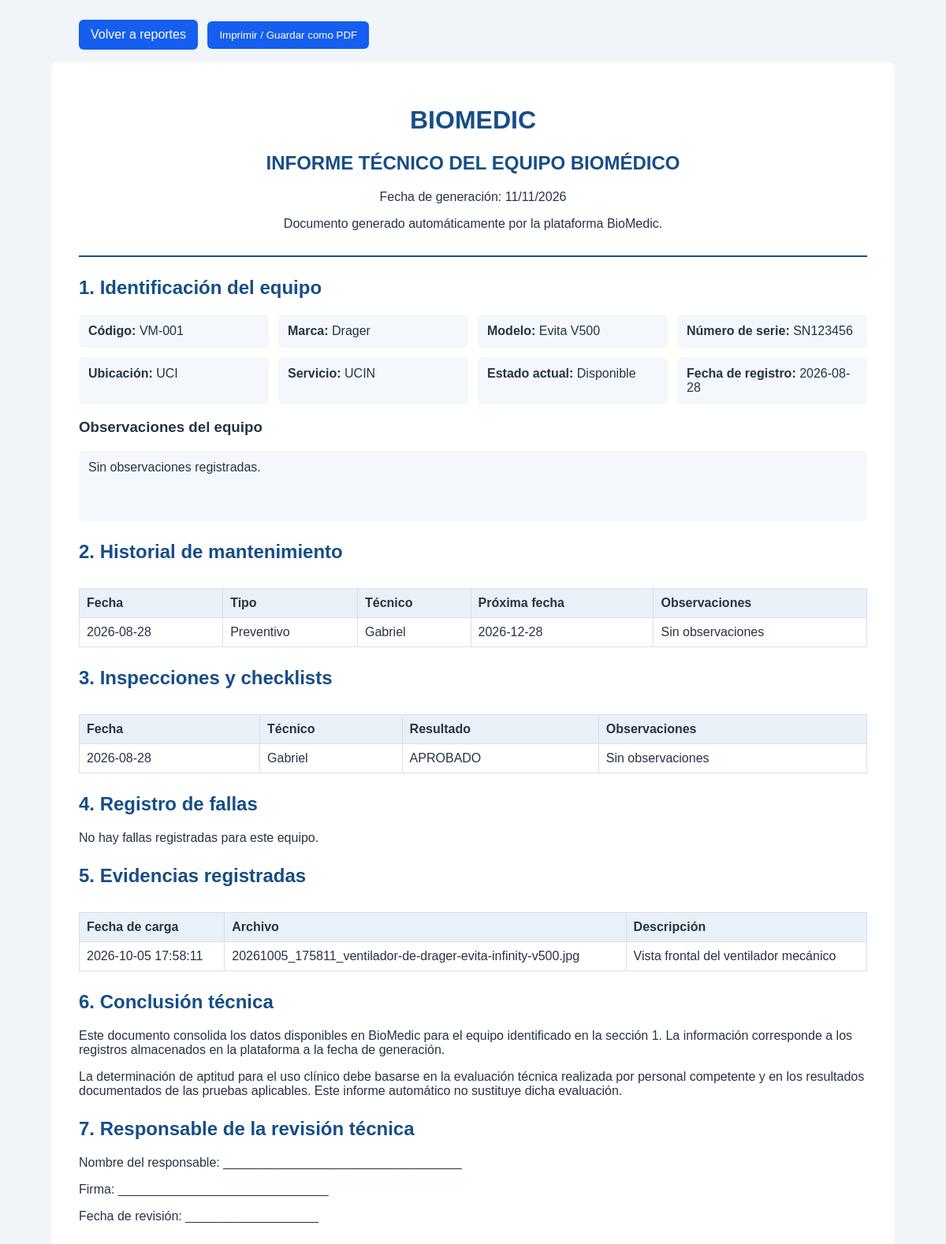
/informe-tecnico/1, run on an earlier commit of the app's database.
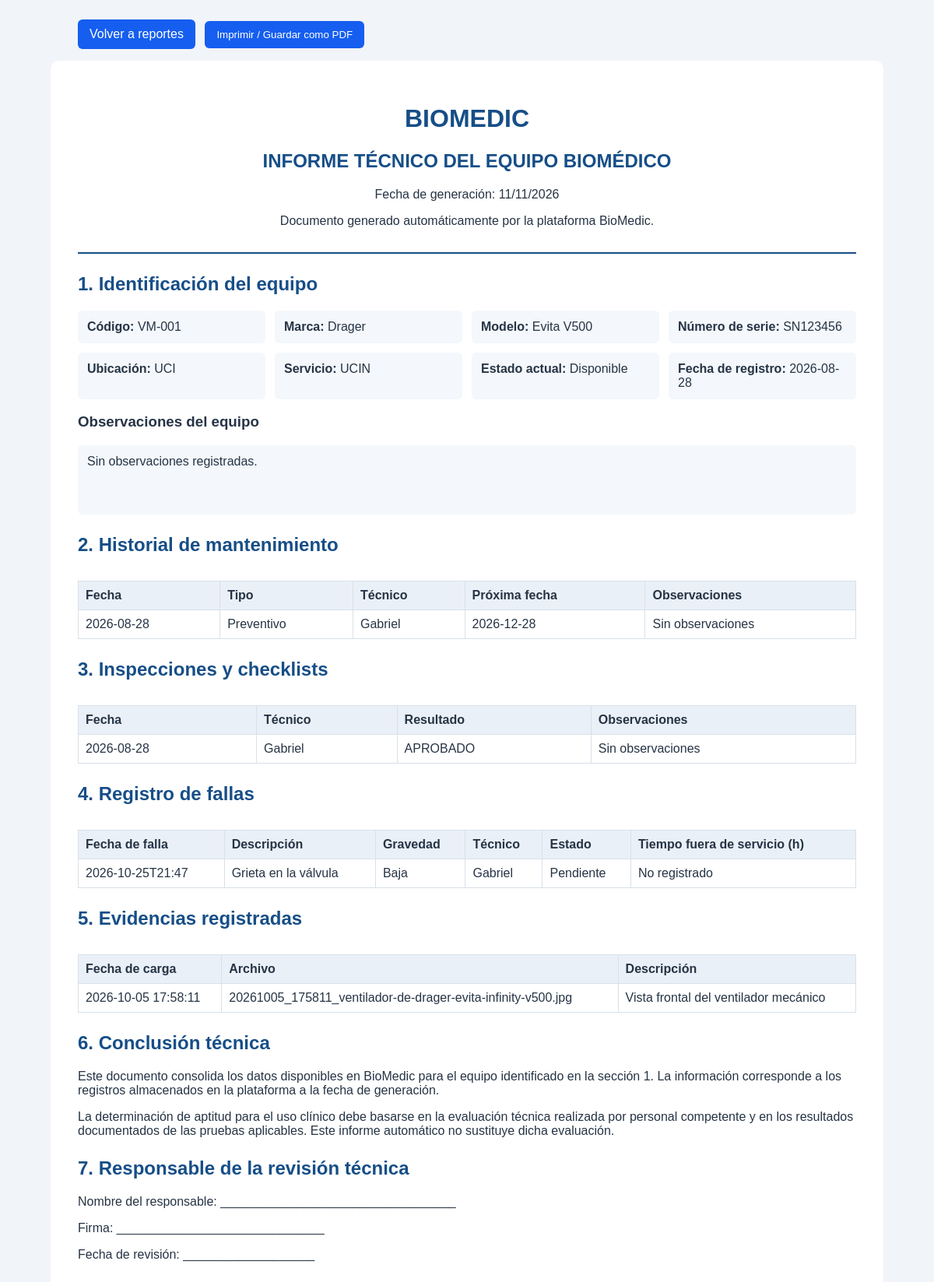
And on a later commit of the database.
### tables this page shows
CREATE TABLE mantenimientos (
            id INTEGER PRIMARY KEY AUTOINCREMENT,
            equipo_id INTEGER NOT NULL,
            tipo TEXT NOT NULL,
            fecha TEXT NOT NULL,
            proxima_fecha TEXT NOT NULL,
            tecnico TEXT NOT NULL,
            observaciones TEXT,
            FOREIGN KEY (equipo_id)
                REFERENCES equipos(id)
        );

CREATE TABLE checklists (
            id INTEGER PRIMARY KEY AUTOINCREMENT,
            equipo_id INTEGER NOT NULL,
            fecha TEXT NOT NULL,
            tecnico TEXT NOT NULL,

            inspeccion_visual TEXT NOT NULL,
            estado_fisico TEXT NOT NULL,
            cable_alimentacion TEXT NOT NULL,
            pantalla TEXT NOT NULL,
            alarmas TEXT NOT NULL,
            encendido TEXT NOT NULL,
            bateria TEXT NOT NULL,
            circuito_respiratorio TEXT NOT NULL,
            filtros TEXT NOT NULL,
            sensores TEXT NOT NULL,
            prueba_funcionamiento TEXT NOT NULL,
            limpieza TEXT NOT NULL,

            observaciones TEXT,
            resultado TEXT NOT NULL,

            FOREIGN KEY (equipo_id)
                REFERENCES equipos(id)
        );

CREATE TABLE evidencias (
            id INTEGER PRIMARY KEY AUTOINCREMENT,
            equipo_id INTEGER NOT NULL,
            archivo TEXT NOT NULL,
            descripcion TEXT,
            fecha_subida TEXT NOT NULL,
            FOREIGN KEY (equipo_id)
                REFERENCES equipos(id)
        );

CREATE TABLE fallas (
            id INTEGER PRIMARY KEY AUTOINCREMENT,
            equipo_id INTEGER NOT NULL,
            fecha_falla TEXT NOT NULL,
            descripcion TEXT NOT NULL,
            causa TEXT,
            gravedad TEXT NOT NULL,
            acciones_realizadas TEXT,
            fecha_reparacion TEXT,
            fecha_retorno_servicio TEXT,
            tiempo_fuera_servicio REAL,
            tecnico TEXT NOT NULL,
            estado TEXT NOT NULL DEFAULT 'Pendiente',
            observaciones TEXT,
            FOREIGN KEY (equipo_id)
                REFERENCES equipos(id)
        );

### app.py (the view, shortened to what this page needs)
@app.route("/informe-tecnico/<int:equipo_id>")
def informe_tecnico(equipo_id):
    conexion = conectar_bd()
    try:
        equipo = conexion.execute("""
            SELECT *
            FROM equipos
            WHERE id = ?
        """, (equipo_id,)).fetchone()
        if equipo is None:
            flash("El equipo solicitado no existe.", "error")
            return redirect(url_for("reportes"))
        mantenimientos = conexion.execute("""
            SELECT *
            FROM mantenimientos
            WHERE equipo_id = ?
            ORDER BY fecha DESC, id DESC
        """, (equipo_id,)).fetchall()
        checklists = conexion.execute("""
            SELECT *
            FROM checklists
            WHERE equipo_id = ?
            ORDER BY fecha DESC, id DESC
        """, (equipo_id,)).fetchall()
        fallas = conexion.execute("""
            SELECT *
            FROM fallas
            WHERE equipo_id = ?
            ORDER BY fecha_falla DESC, id DESC
        """, (equipo_id,)).fetchall()
        evidencias = conexion.execute("""
            SELECT *
            FROM evidencias
            WHERE equipo_id = ?
            ORDER BY fecha_subida DESC, id DESC
        """, (equipo_id,)).fetchall()
    finally:
        conexion.close()
    return render_template(
        "informe_tecnico.html",
        equipo=equipo,
        mantenimientos=mantenimientos,
        checklists=checklists,
        fallas=fallas,
        evidencias=evidencias,
        fecha_informe=date.today().strftime("%d/%m/%Y")
    )

### app.py (called while the page is built)
@app.after_request
def forzar_utf8(response):
    if response.content_type.startswith("text/html"):
        response.headers["Content-Type"] = "text/html; charset=utf-8"
    return response

def conectar_bd():
    conexion = sqlite3.connect(DATABASE)
    conexion.row_factory = sqlite3.Row
    return conexion

### templates/informe_tecnico.html (shortened to what the changed rows need)
<!DOCTYPE html>
<html lang="es">
<head>
</head>
<body>
<main class="documento">
    <header class="cabecera">
        <h1>BIOMEDIC</h1>
        <h2>INFORME TÉCNICO DEL EQUIPO BIOMÉDICO</h2>
    </header>
    <section class="seccion">
        <h2>1. Identificación del equipo</h2>
    </section>
    <section class="seccion">
        <h2>2. Historial de mantenimiento</h2>
        {% if mantenimientos %}
        <div class="tabla-contenedor">
            <table>
                <thead>
                    <tr>
                        <th>Fecha</th>
                        <th>Tipo</th>
                        <th>Técnico</th>
                        <th>Próxima fecha</th>
                        <th>Observaciones</th>
                    </tr>
                </thead>
                <tbody>
                    {% for m in mantenimientos %}
                    <tr>
                        <td>{{ m["fecha"] or "—" }}</td>
                        <td>{{ m["tipo"] or "—" }}</td>
                        <td>{{ m["tecnico"] or "—" }}</td>
                        <td>{{ m["proxima_fecha"] or "—" }}</td>
                        <td>{{ m["observaciones"] or "Sin observaciones" }}</td>
                    </tr>
                    {% endfor %}
                </tbody>
            </table>
        </div>
        {% else %}
        <p>No hay mantenimientos registrados para este equipo.</p>
        {% endif %}
    </section>
    <section class="seccion">
        <h2>3. Inspecciones y checklists</h2>
        {% if checklists %}
        <div class="tabla-contenedor">
            <table>
                <thead>
                    <tr>
                        <th>Fecha</th>
                        <th>Técnico</th>
                        <th>Resultado</th>
                        <th>Observaciones</th>
                    </tr>
                </thead>
                <tbody>
                    {% for c in checklists %}
                    <tr>
                        <td>{{ c["fecha"] or "—" }}</td>
                        <td>{{ c["tecnico"] or "—" }}</td>
                        <td>{{ c["resultado"] or "Sin resultado" }}</td>
                        <td>{{ c["observaciones"] or "Sin observaciones" }}</td>
                    </tr>
                    {% endfor %}
                </tbody>
            </table>
        </div>
        {% else %}
        <p>No hay checklists registrados para este equipo.</p>
        {% endif %}
    </section>
    <section class="seccion">
        <h2>4. Registro de fallas</h2>
        {% if fallas %}
        <div class="tabla-contenedor">
            <table>
                <thead>
                    <tr>
                        <th>Fecha de falla</th>
                        <th>Descripción</th>
                        <th>Gravedad</th>
                        <th>Técnico</th>
                        <th>Estado</th>
                        <th>Tiempo fuera de servicio (h)</th>
                    </tr>
                </thead>
                <tbody>
                    {% for f in fallas %}
                    <tr>
                        <td>{{ f["fecha_falla"] or "—" }}</td>
                        <td>{{ f["descripcion"] or "—" }}</td>
                        <td>{{ f["gravedad"] or "—" }}</td>
                        <td>{{ f["tecnico"] or "—" }}</td>
                        <td>{{ f["estado"] or "—" }}</td>
                        <td>{{ f["tiempo_fuera_servicio"] if f["tiempo_fuera_servicio"] is not none else "No registrado" }}</td>
                    </tr>
                    {% endfor %}
                </tbody>
            </table>
        </div>
        {% else %}
        <p>No hay fallas registradas para este equipo.</p>
        {% endif %}
    </section>
    <section class="seccion">
        <h2>5. Evidencias registradas</h2>
        {% if evidencias %}
        <div class="tabla-contenedor">
            <table>
                <thead>
                    <tr>
                        <th>Fecha de carga</th>
                        <th>Archivo</th>
                        <th>Descripción</th>
                    </tr>
                </thead>
                <tbody>
                    {% for e in evidencias %}
                    <tr>
                        <td>{{ e["fecha_subida"] or "—" }}</td>
                        <td>{{ e["archivo"] or "—" }}</td>
                        <td>{{ e["descripcion"] or "Sin descripción" }}</td>
                    </tr>
                    {% endfor %}
                </tbody>
            </table>
        </div>
        {% else %}
        <p>No hay evidencias registradas para este equipo.</p>
        {% endif %}
    </section>
    <section class="seccion">
        <h2>6. Conclusión técnica</h2>
    </section>
    <section class="seccion">
        <h2>7. Responsable de la revisión técnica</h2>
    </section>
</main>
</body>
</html>

What changed in the data, as far as the page shows it:
added fallas: fecha_falla "2026-10-25T21:47", descripcion "Grieta en la válvula", gravedad "Baja", tecnico "Gabriel", estado "Pendiente", f "No registrado"
Also different on the page:
text no longer shown: "No hay fallas registradas para este equipo."
text now shown: "Fecha de falla Descripción Gravedad Técnico Estado Tiempo fuera de servicio (h)"
